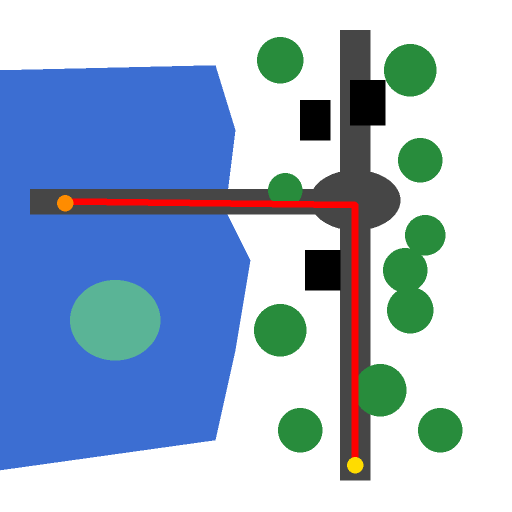
#> input picture maps/yym_orig_nl.png, 1024 x 1024 px, found by its file name (shown at 1/2 size)
$ python make_route_map_v4.py
#> lines starting #> are read from the running program, lines starting #| are printed output that depends on the picture
"""v4 route map: annotate the yym base map with leg labels, waypoints, direction arrows.
Route (already drawn in red on base): W0 orange (112,414) -> east along causeway -> W1 junction (676,414) -> south -> W2 yellow end (676,900)."""
from PIL import Image, ImageDraw, ImageFont
from pathlib import Path
import shutil

SRC = Path(r"C:\Users\yunlei\AppData\Local\Comfy-Desktop\ComfyUI-Shared\input\yym_orig_nl.png")
OUT_WS = Path(r"C:\Users\yunlei\.zcode\workspace\default\h3_map_baseline\yym_route_v4.png")
OUT_IN = Path(r"C:\Users\yunlei\AppData\Local\Comfy-Desktop\ComfyUI-Shared\input\yym_route_v4.png")

FB = ImageFont.truetype(r"C:\Windows\Fonts\arialbd.ttf", 34)
FS = ImageFont.truetype(r"C:\Windows\Fonts\arialbd.ttf", 24)

im = Image.open(SRC).convert("RGB")
#> im is the input picture: PIL image 1024x1024 RGB; mean R, G, B 161.2, 181.5, 205.3
print("size", im.size)
#| size (1024, 1024)
d = ImageDraw.Draw(im)


def label(x, y, txt, font=FB):
    bb = d.textbbox((0, 0), txt, font=font)
    w, h = bb[2] - bb[0], bb[3] - bb[1]
    d.rectangle([x - 6, y - 4, x + w + 6, y + h + 6], fill=(255, 255, 255), outline=(0, 0, 0), width=2)
    d.text((x, y), txt, font=font, fill=(10, 10, 10))


def arrow(x1, y1, x2, y2):
    d.line([x1, y1, x2, y2], fill=(255, 255, 255), width=12)
    d.line([x1, y1, x2, y2], fill=(0, 0, 0), width=4)


# leg labels along the two red legs
label(330, 352, "L1 EAST on causeway (water both sides)")
#> in label, `bb = d.textbbox((0, 0), txt, font=font)`: bb = (0, 6, 691, 39)
#> in label, `w, h = bb[2] - bb[0], bb[3] - bb[1]`: w = 691; h = 33
label(700, 640, "L2 SOUTH lakeside path (lake on RIGHT)")
# waypoint markers
label(150, 352, "START W0")
label(600, 300, "W1 junction: TURN RIGHT (South)")
label(560, 940, "W2 END terrace")
# direction arrows on route
arrow(300, 414, 420, 414)   # east
arrow(676, 560, 676, 700)   # south
# compass
label(40, 40, "N", FS)
arrow(70, 110, 70, 70)

im.save(OUT_WS)
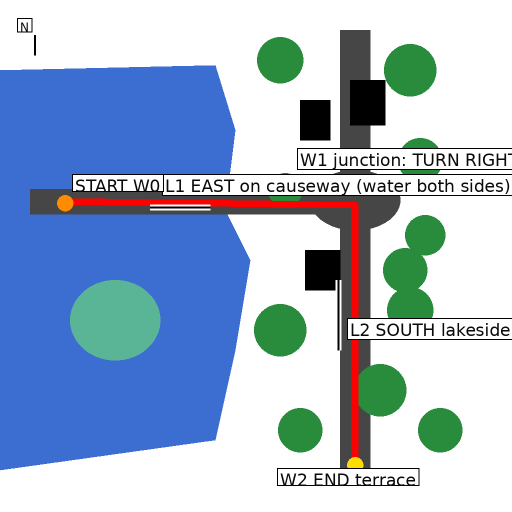
#> saved as yym_route_v4.png: PIL image 1024x1024 RGB (shown at 1/2 size); mean R, G, B 162.7, 181.9, 205.5
shutil.copy(OUT_WS, OUT_IN)
print("saved", OUT_WS, "and copied into ComfyUI input")

$ run again, with maps/C1_edit.png copied over maps/yym_orig_nl.png
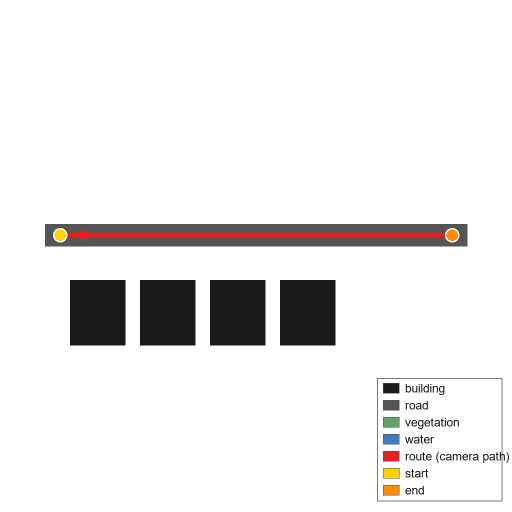
#> input picture maps/C1_edit.png, 1024 x 1024 px, found by its file name (shown at 1/2 size)
#> im is the input picture: PIL image 1024x1024 RGB; mean R, G, B 235.7, 234.2, 233.9
#| size (1024, 1024)
#> bb = (0, 6, 691, 39)
#> w = 691; h = 33
#> `im.save(OUT_WS)`:
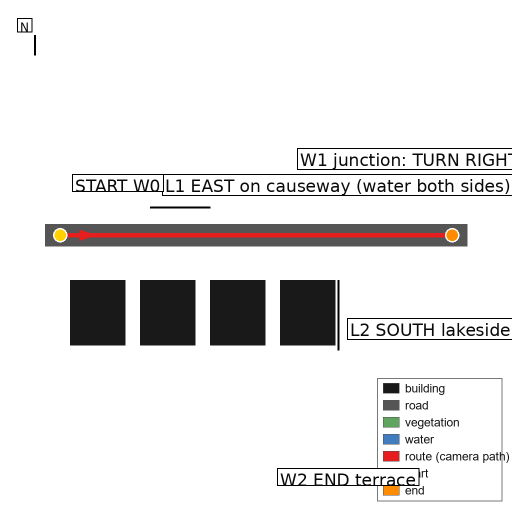
#> saved as yym_route_v4.png: PIL image 1024x1024 RGB (shown at 1/2 size); mean R, G, B 230.4, 228.9, 228.7

$ run again, with maps/C1_orig.png copied over maps/yym_orig_nl.png
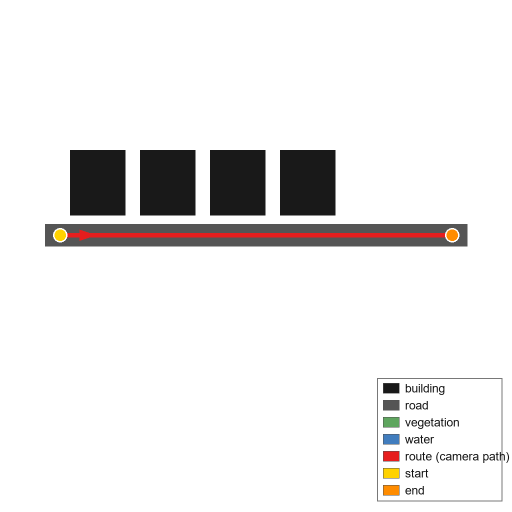
#> input picture maps/C1_orig.png, 1024 x 1024 px, found by its file name (shown at 1/2 size)
#> im is the input picture: PIL image 1024x1024 RGB; mean R, G, B 235.7, 234.2, 233.9
#| size (1024, 1024)
#> bb = (0, 6, 691, 39)
#> w = 691; h = 33
#> `im.save(OUT_WS)`:
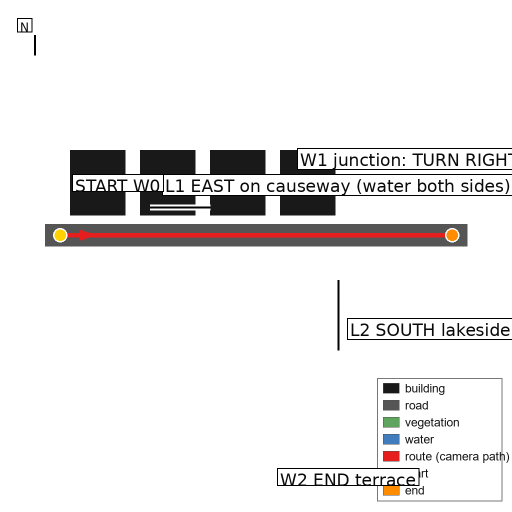
#> saved as yym_route_v4.png: PIL image 1024x1024 RGB (shown at 1/2 size); mean R, G, B 235.3, 233.8, 233.6
